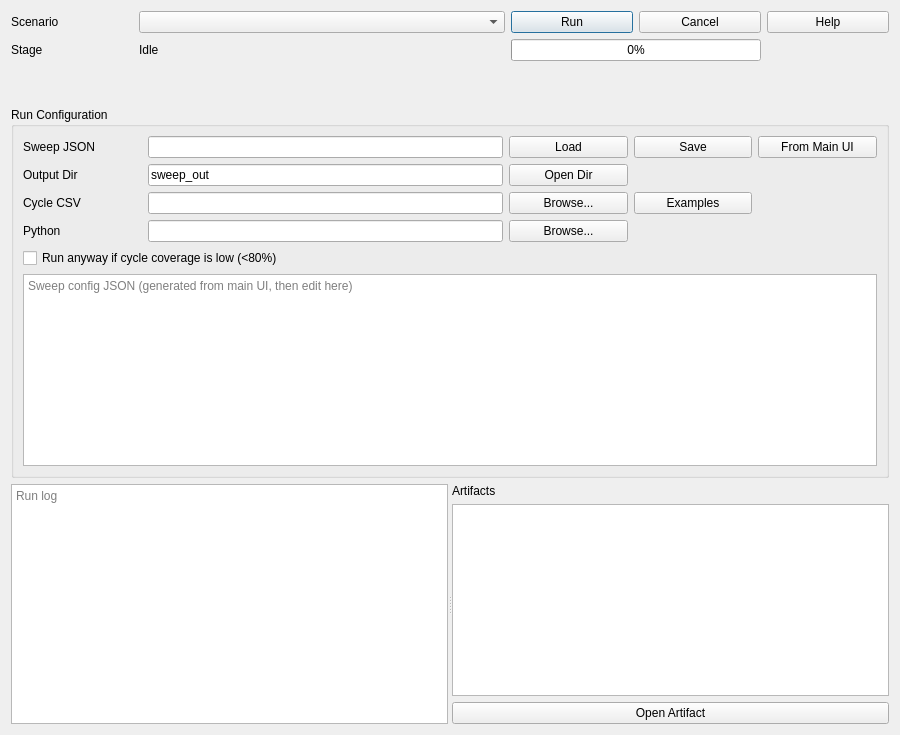
<?xml version="1.0" encoding="UTF-8"?>
<ui version="4.0">
 <class>ScenarioWindow</class>
 <widget class="QDialog" name="ScenarioWindow">
  <property name="windowTitle">
   <string>Sweeps / LUT / Report</string>
  </property>
  <property name="minimumSize">
   <size>
    <width>900</width>
    <height>700</height>
   </size>
  </property>
  <layout class="QVBoxLayout" name="verticalLayout">
   <item>
    <layout class="QGridLayout" name="gridTop">
     <item row="0" column="0">
      <widget class="QLabel" name="labelScenario">
       <property name="text">
        <string>Scenario</string>
       </property>
      </widget>
     </item>
     <item row="0" column="1" colspan="3">
      <widget class="QComboBox" name="scenarioPreset"/>
     </item>
     <item row="0" column="4">
      <widget class="QPushButton" name="pbRunScenario">
       <property name="text">
        <string>Run</string>
       </property>
      </widget>
     </item>
     <item row="0" column="5">
      <widget class="QPushButton" name="pbCancelRun">
       <property name="text">
        <string>Cancel</string>
       </property>
      </widget>
     </item>
     <item row="0" column="6">
      <widget class="QPushButton" name="pbHelp">
       <property name="text">
        <string>Help</string>
       </property>
      </widget>
     </item>
     <item row="1" column="0">
      <widget class="QLabel" name="labelStage">
       <property name="text">
        <string>Stage</string>
       </property>
      </widget>
     </item>
     <item row="1" column="1" colspan="3">
      <widget class="QLabel" name="runStageLabel">
       <property name="text">
        <string>Idle</string>
       </property>
      </widget>
     </item>
     <item row="1" column="4" colspan="2">
      <widget class="QProgressBar" name="runProgress">
       <property name="value">
        <number>0</number>
       </property>
      </widget>
     </item>
     <item row="2" column="0" colspan="7">
      <widget class="QLabel" name="scenarioHint">
       <property name="text">
        <string/>
       </property>
       <property name="wordWrap">
        <bool>true</bool>
       </property>
      </widget>
     </item>
     <item row="3" column="0" colspan="7">
      <widget class="QLabel" name="preflightStatus">
       <property name="text">
        <string/>
       </property>
       <property name="wordWrap">
        <bool>true</bool>
       </property>
       <property name="styleSheet">
        <string notr="true">color: #c00000;</string>
       </property>
      </widget>
     </item>
    </layout>
   </item>
   <item>
    <widget class="QGroupBox" name="groupBoxConfig">
     <property name="title">
      <string>Run Configuration</string>
     </property>
     <layout class="QGridLayout" name="gridConfig">
      <item row="0" column="0">
       <widget class="QLabel" name="labelSweepConfigPath">
        <property name="text">
         <string>Sweep JSON</string>
        </property>
       </widget>
      </item>
      <item row="0" column="1" colspan="3">
       <widget class="QLineEdit" name="sweepConfigPath"/>
      </item>
      <item row="0" column="4">
       <widget class="QPushButton" name="pbSweepLoad">
        <property name="text">
         <string>Load</string>
        </property>
       </widget>
      </item>
      <item row="0" column="5">
       <widget class="QPushButton" name="pbSweepSave">
        <property name="text">
         <string>Save</string>
        </property>
       </widget>
      </item>
      <item row="0" column="6">
       <widget class="QPushButton" name="pbSweepFromUi">
        <property name="text">
         <string>From Main UI</string>
        </property>
       </widget>
      </item>
      <item row="1" column="0">
       <widget class="QLabel" name="labelOutDir">
        <property name="text">
         <string>Output Dir</string>
        </property>
       </widget>
      </item>
      <item row="1" column="1" colspan="3">
       <widget class="QLineEdit" name="sweepOutDir">
        <property name="text">
         <string>sweep_out</string>
        </property>
       </widget>
      </item>
      <item row="1" column="4">
       <widget class="QPushButton" name="pbOpenOutDir">
        <property name="text">
         <string>Open Dir</string>
        </property>
       </widget>
      </item>
      <item row="2" column="0">
       <widget class="QLabel" name="labelCycleCsv">
        <property name="text">
         <string>Cycle CSV</string>
        </property>
       </widget>
      </item>
      <item row="2" column="1" colspan="3">
       <widget class="QLineEdit" name="cycleCsvPath"/>
      </item>
      <item row="2" column="4">
       <widget class="QPushButton" name="pbBrowseCycle">
        <property name="text">
         <string>Browse...</string>
        </property>
       </widget>
      </item>
      <item row="2" column="5">
       <widget class="QPushButton" name="pbCycleExamples">
        <property name="text">
         <string>Examples</string>
        </property>
       </widget>
      </item>
      <item row="3" column="0">
       <widget class="QLabel" name="labelPythonExe">
        <property name="text">
         <string>Python</string>
        </property>
       </widget>
      </item>
      <item row="3" column="1" colspan="3">
       <widget class="QLineEdit" name="pythonExePath"/>
      </item>
      <item row="3" column="4">
       <widget class="QPushButton" name="pbBrowsePython">
        <property name="text">
         <string>Browse...</string>
        </property>
       </widget>
      </item>
      <item row="4" column="0" colspan="7">
       <widget class="QCheckBox" name="cbRunAnywayCoverage">
        <property name="text">
         <string>Run anyway if cycle coverage is low (&lt;80%)</string>
        </property>
       </widget>
      </item>
      <item row="5" column="0" colspan="7">
       <widget class="QPlainTextEdit" name="sweepConfigJson">
        <property name="placeholderText">
         <string>Sweep config JSON (generated from main UI, then edit here)</string>
        </property>
       </widget>
      </item>
     </layout>
    </widget>
  </item>
   <item>
    <widget class="QSplitter" name="splitter">
     <property name="orientation">
      <enum>Qt::Horizontal</enum>
     </property>
     <widget class="QPlainTextEdit" name="runLog">
      <property name="readOnly">
       <bool>true</bool>
      </property>
      <property name="placeholderText">
       <string>Run log</string>
      </property>
     </widget>
     <widget class="QWidget" name="artifactPane">
      <layout class="QVBoxLayout" name="verticalLayoutArtifacts">
       <item>
        <widget class="QLabel" name="labelArtifacts">
         <property name="text">
          <string>Artifacts</string>
         </property>
        </widget>
       </item>
       <item>
        <widget class="QListWidget" name="artifactList"/>
       </item>
       <item>
        <widget class="QPushButton" name="pbOpenArtifact">
         <property name="text">
          <string>Open Artifact</string>
         </property>
        </widget>
       </item>
      </layout>
     </widget>
    </widget>
   </item>
  </layout>
 </widget>
 <resources/>
 <connections/>
</ui>
